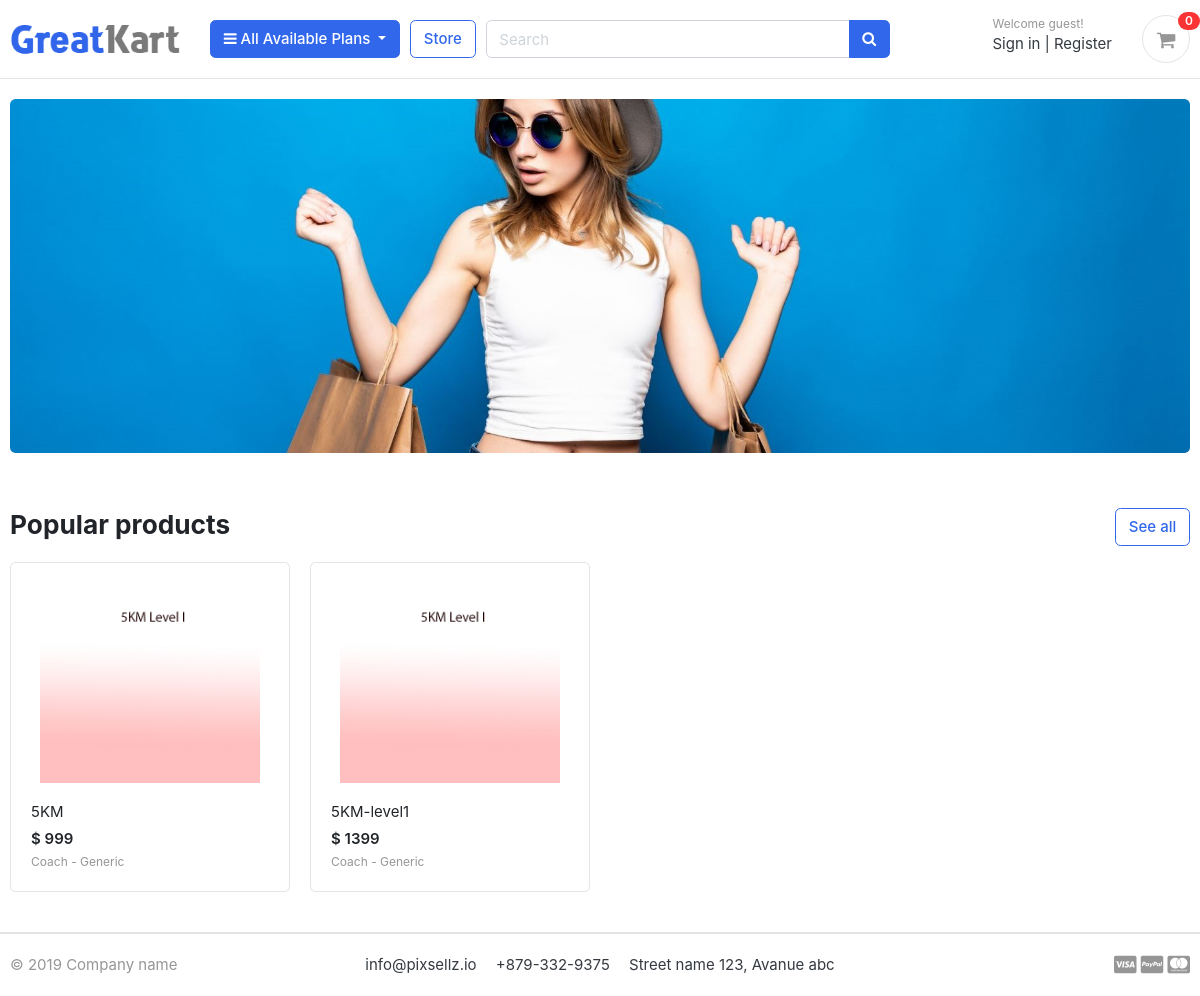
The page / on the database its author committed.
### store/models.py (models this page shows, shortened)
class Product(models.Model):
    product_name    = models.CharField(max_length=200, unique=True)
    slug            = models.SlugField(max_length=200, unique=True)
    description     = models.TextField(max_length=500, blank=True)
    price           = models.IntegerField()
    images          = models.ImageField(upload_to='photos/products')
    coach           = models.CharField(max_length=500, blank=True, default='Generic')
    is_available    = models.BooleanField(default=True)
    category        = models.ForeignKey(Category, on_delete=models.CASCADE)
    created_date    = models.DateTimeField(auto_now_add=True)
    modified_date   = models.DateTimeField(auto_now=True)
    level           = models.CharField(max_length=255,choices=[('1','Level 1'),('2','Level II'),('3','Level III')],default="1")
    def get_url(self):
        return reverse('product_detail', args=[self.category.slug, self.slug])

### greatkart/views.py (the view)
# urls.py: 2. Add a URL to urlpatterns:  path('', views.home, name='home')
def home(request):
    products = Product.objects.all().filter(is_available=True).order_by('created_date')
    context = {
        'products': products,
    }
    return render(request, 'home.html', context)

### carts/context_processors.py (called while the page is built)
def counter(request):
    cart_count = 0
    if 'admin' in request.path:
        return {}
    else:
        try:
            cart = Cart.objects.filter(cart_id=_cart_id(request))
            if request.user.is_authenticated:
                cart_items = CartItem.objects.all().filter(user=request.user)
            else:
                cart_items = CartItem.objects.all().filter(cart=cart[:1])
            for cart_item in cart_items:
                cart_count += cart_item.quantity
        except Cart.DoesNotExist:
            cart_count = 0
    return dict(cart_count=cart_count)

### carts/views.py (called while the page is built)
def _cart_id(request):
    cart = request.session.session_key
    if not cart:
        cart = request.session.create()
    return cart

### category/context_processors.py (called while the page is built)
def menu_links(request):
    links = Category.objects.all()
    return dict(links=links)

### category/models.py (called while the page is built)
    def get_url(self):
            return reverse('products_by_category', args=[self.slug])

### templates/home.html
{% extends 'base.html' %}
{% load static %}
{% block content %}
<section class="section-intro padding-y-sm">
<div class="container">
<div class="intro-banner-wrap">
	<img src="{% static 'images/banners/cover.jpg' %}" class="img-fluid rounded">
</div>
</div>
</section>
<section class="section-name padding-y-sm">
<div class="container">
<header class="section-heading">
	<a href="{% url 'store' %}" class="btn btn-outline-primary float-right">See all</a>
	<h3 class="section-title">Popular products</h3>
</header>
<div class="row">
	{% for product in products %}
	<div class="col-md-3">
		<div class="card card-product-grid">
			<a href="{{ product.get_url }}" class="img-wrap"> <img src="{{ product.images.url }}"> </a>
			<figcaption class="info-wrap">
				<a href="{{ product.get_url }}" class="title">{{ product.product_name }}</a>
				<div class="price mt-1">$ {{ product.price }}</div>
				<small class="title text-muted">Coach - {{ product.coach }}</small>
			</figcaption>
		</div>
	</div>
	{% endfor %}
</div>
</div>
</section>
</body>
</html>
{% endblock %}

### static/css/ui.css (style rules this page uses)
html { font-family: "Inter", sans-serif; font-size: 15px; }
.img-wrap { text-align: center; display: block; }
.img-wrap img { max-width: 100%; }
.padding-y-sm { padding-top: 20px; padding-bottom: 20px; }
.section-heading { margin-bottom: 20px; margin-top: 15px; }
.section-title { color: #212529; }
[class*=card-product] a.title { color: #212529; display: block; }
[class*=card-product] .img-wrap { overflow: hidden; position: relative; }
[class*=card-product] .img-wrap img { height: 100%; max-width: 100%; width: auto; display: inline-block; -o-object-fit: cover; object-fit: cover; }
.card-product-grid { margin-bottom: 20px; }
.card-product-grid .img-wrap { border-radius: 0.2rem 0.2rem 0 0; height: 220px; }
.card-product-grid .info-wrap { overflow: hidden; padding: 18px 20px; }
.card .img-wrap { overflow: hidden; }
.price { font-weight: 600; color: #212529; }

### rows shown on the page
Product: images (picture), product_name "5KM", price "999", coach "Generic"
Product: images (picture), product_name "5KM-level1", price "1399", coach "Generic"

### other values the page prints
{{ cart_count }} "0"
